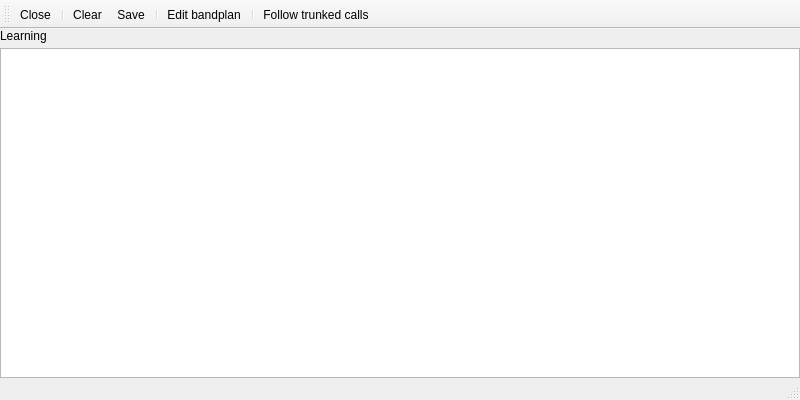
<?xml version="1.0" encoding="UTF-8"?>
<ui version="4.0">
 <class>NxdnWin</class>
 <widget class="QMainWindow" name="NxdnWin">
  <property name="geometry">
   <rect>
    <x>0</x>
    <y>0</y>
    <width>800</width>
    <height>400</height>
   </rect>
  </property>
  <property name="windowTitle">
   <string>NXDN Trunk Decoder</string>
  </property>
  <property name="windowIcon">
   <iconset resource="../../resources/icons.qrc">
    <normaloff>:/icons/icons/terminal.svg</normaloff>:/icons/icons/terminal.svg</iconset>
  </property>
  <widget class="QWidget" name="centralwidget">
   <layout class="QVBoxLayout" name="verticalLayout">
    <property name="spacing">
     <number>5</number>
    </property>
    <property name="leftMargin">
     <number>0</number>
    </property>
    <property name="topMargin">
     <number>0</number>
    </property>
    <property name="rightMargin">
     <number>0</number>
    </property>
    <property name="bottomMargin">
     <number>0</number>
    </property>
    <item>
      <widget class="QLabel" name="wpmLabel">
         <property name="text">
           <string>Learning</string>
         </property>
      </widget>
    </item>
    <item>
     <widget class="QPlainTextEdit" name="textView">
      <property name="font">
       <font>
        <family>Monospace</family>
       </font>
      </property>
      <property name="horizontalScrollBarPolicy">
       <enum>Qt::ScrollBarAsNeeded</enum>
      </property>
      <property name="lineWrapMode">
       <enum>QPlainTextEdit::WidgetWidth</enum>
      </property>
      <property name="readOnly">
       <bool>true</bool>
      </property>
      <property name="maximumBlockCount">
       <number>10000</number>
      </property>
     </widget>
    </item>
   </layout>
  </widget>
  <widget class="QMenuBar" name="menubar">
   <property name="geometry">
    <rect>
     <x>0</x>
     <y>0</y>
     <width>800</width>
     <height>27</height>
    </rect>
   </property>
  </widget>
  <widget class="QToolBar" name="toolBar">
   <property name="windowTitle">
    <string>toolBar</string>
   </property>
   <attribute name="toolBarArea">
    <enum>TopToolBarArea</enum>
   </attribute>
   <attribute name="toolBarBreak">
    <bool>false</bool>
   </attribute>
   <addaction name="actionClose"/>
   <addaction name="separator"/>
   <addaction name="actionClear"/>
   <addaction name="actionSave"/>
   <addaction name="separator"/>
   <addaction name="actionTable"/>
   <addaction name="separator"/>
   <addaction name="actionTrunk"/>
  </widget>
  <widget class="QStatusBar" name="statusBar"/>
  <action name="actionClear">
   <property name="icon">
    <iconset resource="../../resources/icons.qrc">
     <normaloff>:/icons/icons/clear.svg</normaloff>:/icons/icons/clear.svg</iconset>
   </property>
   <property name="text">
    <string>Clear</string>
   </property>
   <property name="toolTip">
    <string>Clear received packets</string>
   </property>
  </action>
  <action name="actionSave">
   <property name="icon">
    <iconset resource="../../resources/icons.qrc">
     <normaloff>:/icons/icons/floppy.svg</normaloff>:/icons/icons/floppy.svg</iconset>
   </property>
   <property name="text">
    <string>Save</string>
   </property>
   <property name="toolTip">
    <string>Save received packets to a text file</string>
   </property>
  </action>
  <action name="actionTable">
   <property name="icon">
    <iconset resource="../../resources/icons.qrc">
     <normaloff>:/icons/icons/table.svg</normaloff>:/icons/icons/table.svg</iconset>
   </property>
   <property name="text">
    <string>Edit bandplan</string>
   </property>
   <property name="toolTip">
    <string>Edit bandplan</string>
   </property>
  </action>
  <action name="actionTrunk">
   <property name="icon">
    <iconset resource="../../resources/icons.qrc">
     <normaloff>:/icons/icons/arrows.svg</normaloff>:/icons/icons/arrows.svg</iconset>
   </property>
   <property name="text">
    <string>Follow trunked calls</string>
   </property>
   <property name="toolTip">
    <string>Follow trunked calls</string>
   </property>
  </action>
  <action name="actionClose">
   <property name="icon">
    <iconset resource="../../resources/icons.qrc">
     <normaloff>:/icons/icons/close.svg</normaloff>:/icons/icons/close.svg</iconset>
   </property>
   <property name="text">
    <string>Close</string>
   </property>
   <property name="toolTip">
    <string>Close NXDN trunk decoder window</string>
   </property>
  </action>
  <action name="actionInfo">
   <property name="icon">
    <iconset resource="../../resources/icons.qrc">
     <normaloff>:/icons/icons/info.svg</normaloff>:/icons/icons/info.svg</iconset>
   </property>
   <property name="text">
    <string>Info</string>
   </property>
   <property name="toolTip">
    <string>Show info about NXDN trunk decoder</string>
   </property>
  </action>
 </widget>
 <resources>
  <include location="../../resources/icons.qrc"/>
 </resources>
 <connections>
  <connection>
   <sender>actionClose</sender>
   <signal>triggered()</signal>
   <receiver>NxdnWin</receiver>
   <slot>close()</slot>
   <hints>
    <hint type="sourcelabel">
     <x>-1</x>
     <y>-1</y>
    </hint>
    <hint type="destinationlabel">
     <x>399</x>
     <y>299</y>
    </hint>
   </hints>
  </connection>
 </connections>
</ui>
